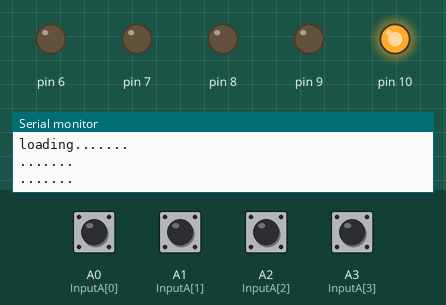
The sketch below on a simulated Arduino Uno, built with avr-gcc and run on an emulated ATmega328P. Shown: output pins drawn as LEDs (lit = HIGH), the last lines printed to the serial monitor. The inputs (shaded band) are chosen by the test bench; at power-on: A0 (InputA[0]), A1 (InputA[1]), A2 (InputA[2]), A3 (InputA[3]) HIGH.

Above: at 1.2 s.
1.3 s: A0 (InputA[0]) pulled LOW for 0.15 s
At 1.6 s:
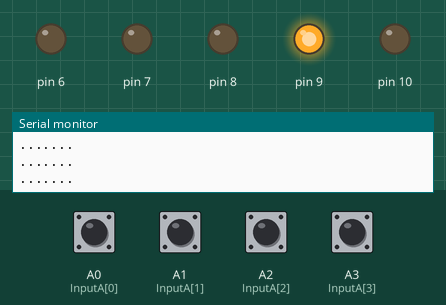
3.3 s: A1 (InputA[1]) pulled LOW for 0.15 s
At 3.6 s:
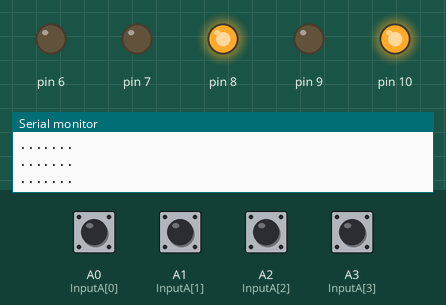
5.3 s: A2 (InputA[2]) pulled LOW for 0.15 s
At 5.6 s:
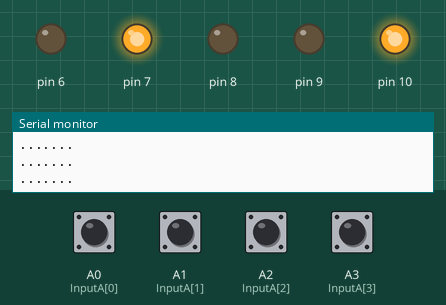
7.3 s: A3 (InputA[3]) pulled LOW for 0.15 s
At 7.6 s:
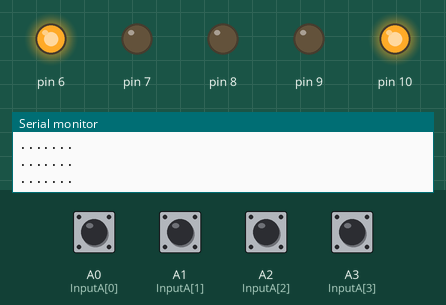
9.3 s: A0 (InputA[0]) driven LOW and A1 (InputA[1]) driven LOW
At 10.6 s:
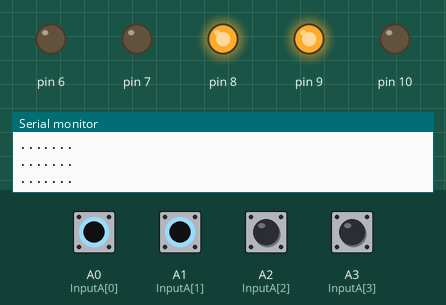
10.9 s: A2 (InputA[2]) pulled LOW for 1 s
At 11.9 s:
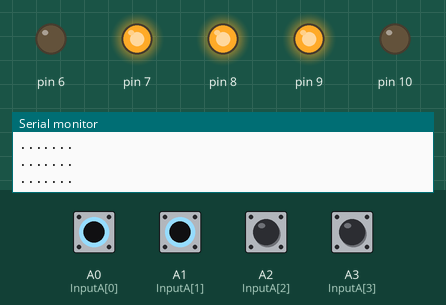
Timing chart, 0 to 13.9 s (numbered marks = the images above; inputs shaded):
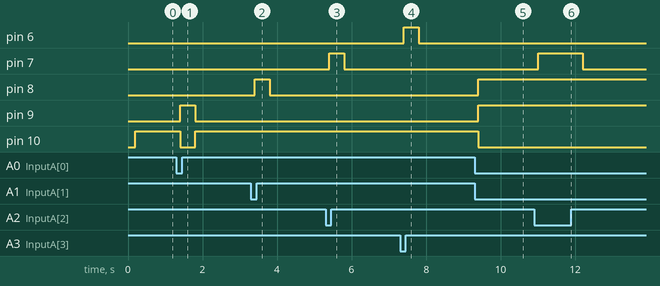

The sketch:

binary_subtractor_example1.ino
```cpp
//selection
int value_A1 = 2;
int value_A2 = 3;
int value_A3 = 4;
int value_A4 = 5;

//A inputs
int InputA[4] = {A0,A1,A2,A3};

//B inputs
int InputB[4] = {1,1,1,1};

//Output LED
int R1 = 0;
int R2 = 0;
int R3 = 0;
int R4 = 0;


void setup()
{
  Serial.begin(9600);

//LED Output
  pinMode(6,OUTPUT);
  pinMode(7,OUTPUT);
  pinMode(8,OUTPUT);
  pinMode(9,OUTPUT);
  pinMode(10,OUTPUT);

//For selection
  pinMode(value_A1, INPUT_PULLUP);
  pinMode(value_A2, INPUT_PULLUP);
  pinMode(value_A3, INPUT_PULLUP);
  pinMode(value_A4, INPUT_PULLUP);

// for Input A
  for (int i = 0; i<4; i++){
    pinMode(InputA[i], INPUT_PULLUP);
  }

  Serial.println("loading.......\n");
}


//main function
void loop(){

delay(200);
 int Borrow = 0; //Carry

  //A = 1110
  //B = 0011
  //F = 10001

  //men men
  //tama sakin

  //S1
  int s1 = digitalRead(A3) ^ (InputB[3] ^ Borrow) ^ Borrow; // 0

  //Carry
  Borrow =
    digitalRead(A3) ^ (InputB[3] ^ Borrow) & Borrow |
    digitalRead(A3) & InputB[3] ;

  //s2
   int s2 = digitalRead(A2) ^ (InputB[2] ^ Borrow) ^ Borrow; // 0
 //Carry
  Borrow =
    (digitalRead(A2) ^ (InputB[2] ^ Borrow) & Borrow )|
    digitalRead(A2)& InputB[2];

  //s3
   int s3 = digitalRead(A1) ^ (InputB[1] ^ Borrow) ^ Borrow; // 0
 //Carry
  Borrow =
    (digitalRead(A1) ^ (InputB[1] ^ Borrow) & Borrow )|
    (digitalRead(A1)& InputB[1]);


  //s4
   int s4 = digitalRead(A0) ^ (InputB[0] ^ Borrow) ^ Borrow; // 0
 //Carry
  Borrow =
    (digitalRead(A0) ^ (InputB[0] ^ Borrow) & Borrow )|
    (digitalRead(A0)& InputB[0]);


  digitalWrite(10,Borrow);
  digitalWrite(9,s4);
  digitalWrite(8,s3);
  digitalWrite(7,s2);
  digitalWrite(6,s1);

  delay(200);
  Serial.println(".......\n");

}
```

Measured:
- after the input at 1.3 s, pin 9: LOW → HIGH after 0.10 s, → LOW 0.40 s later; pin 10: HIGH → LOW after 0.10 s, → HIGH 0.40 s later
- after the input at 3.3 s, pin 8: LOW → HIGH after 0.10 s, → LOW 0.40 s later
- after the input at 5.3 s, pin 7: LOW → HIGH after 0.10 s, → LOW 0.40 s later
- after the input at 7.3 s, pin 6: LOW → HIGH after 0.10 s, → LOW 0.40 s later
- after the input at 9.3 s, pin 8, pin 9: LOW → HIGH after 0.10 s; pin 10: HIGH → LOW after 0.10 s
- after the input at 10.9 s, pin 7: LOW → HIGH after 0.10 s, → LOW 1.2 s later
